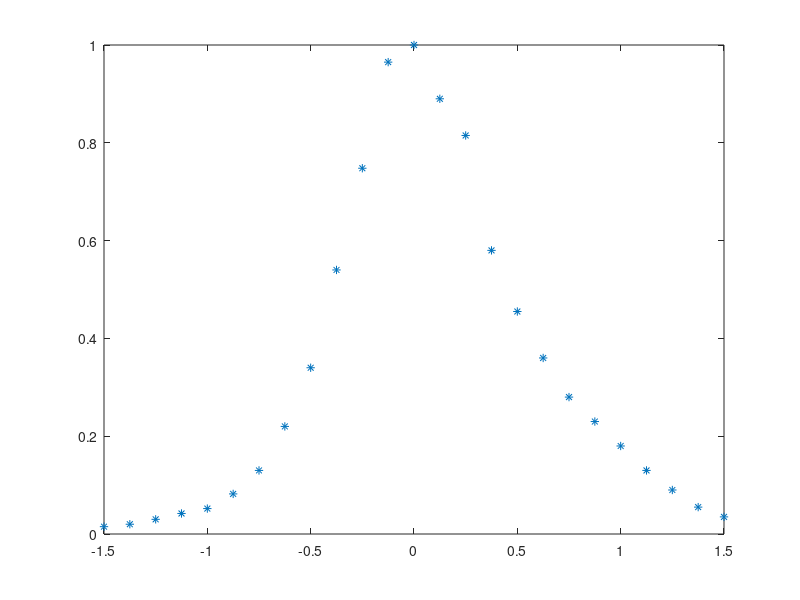

Here is the MATLAB script that generated this plot: (Note: this script raises an error after producing the figure.)
clear all;
close all;

P=3; % pupil diamter (mm)
maxAge = 60; % Maximum age to consider, we recommend 60, as after this age
             % the calculated DoF profiles become zero
             
GCR = 10; % GCR is the knoll train resolution. It inncreases the number of
          % knolls by the given factor. For example of GCR = 5, instead of
          % having the knolls by steps of DoFSpacing, we will have them by
          % steps of DoFSpacing/5 
          
nD = 2000; % PAR is the grid size on the depth axis
D_min = 0.5; % The minimum diopter range 

plotSpacing = 10; % Only for visualization purposes. At the end when 
                  % plotting the 3D DoF profiles, which could be large in
                  % number, only a portion of them (by spacing plotSpacing)
                  % will be plotted
                  
outputFileName = 'MAT_Files/RawProfileTrains.mat'; % The file name for 
                                                   % saving the DoF profile 
                                                   % train        

load('MAT_Files/BaseProfile.mat')  % Loading the DoF profile based on the 
                                   % measurements  performed in the 
                                   % following paper:
                                   % Marcos, Susana, Esther Moreno, and 
                                   % Rafael Navarro. "The depth-of-field of 
                                   % the human eye from objective and 
                                   % subjective measurements." Vision 
                                   % research 39.12 (1999): 2039-2049.
figure(1);
plot(dprofile(1,:),dprofile(2,:),'*');
hold;
xx = linspace(-2,2,200);
plot(xx,fitFunc(xx),'linewidth',2);title('Base DoF profile')



DOFSpacing = -0.0825*P + 0.6833; %This is depth of filed and the equation 
                                 % is an estimate of the variation relative 
                                 % to the pupil size based on literature 

D_maxGlobal = 7.083/(1 + exp(0.2031*(1-36.2)-0.6109)); % D_max is the 
            % maximum diopter range or diopter amplitude that is calculated 
            % based  on age and Anderson data with the above given function
            % Please see :
            % "Minus-Lens–Stimulated Accommodative Amplitude Decreases 
            % Sigmoidally with Age: A Study of Objectively Measured 
            % Accommodative Amplitudes from Age 3
            % D_maxGlobal is the maximum of D_max among all ages, which
            % happens at age 1 in the equation above


ArangeGlobal = D_min: DOFSpacing/GCR: D_maxGlobal;

nKMax = length(ArangeGlobal); % the maximum number of knolls

centers = 100./ArangeGlobal; % O is the object distances based on thin lens 
                       % equation 1/D0 is the distance from lens to back of
                       % the eye since that is the focus at infinity
figure(2);
plot(centers(:),1,'+');title('centers of the knolls')

profileTrain = zeros(nKMax,nD,maxAge);

for age = 1:maxAge
    D_max = 7.083/(1 + exp(0.2031*(age-36.2)-0.6109));% see the description
                                                      % above about D_max
    Arange= D_min: DOFSpacing/GCR: D_max;
    % apply the profile
    minOCC = 100/D_max;
    maxOCC = 100/D_min;
    OCC = linspace(minOCC,maxOCC,nD);
    
    for i = 1:length(Arange)
        profileTrain(i,:,age)=fitFunc(100./OCC-Arange(i));
    end
end

minOCC = 100/D_maxGlobal;
maxOCC = 100/D_min;
OCC = linspace(minOCC,maxOCC,nD);
[Dist,Age] = meshgrid(1:maxAge,OCC);
figure;hold on;
for g = 1:plotSpacing: nKMax
    mesh(Age, Dist,squeeze(profileTrain(g,:,:)));
end
view([45 45])    
xlabel('depth (cm)');
ylabel('age (year)')

save(outputFileName, 'profileTrain','centers');

